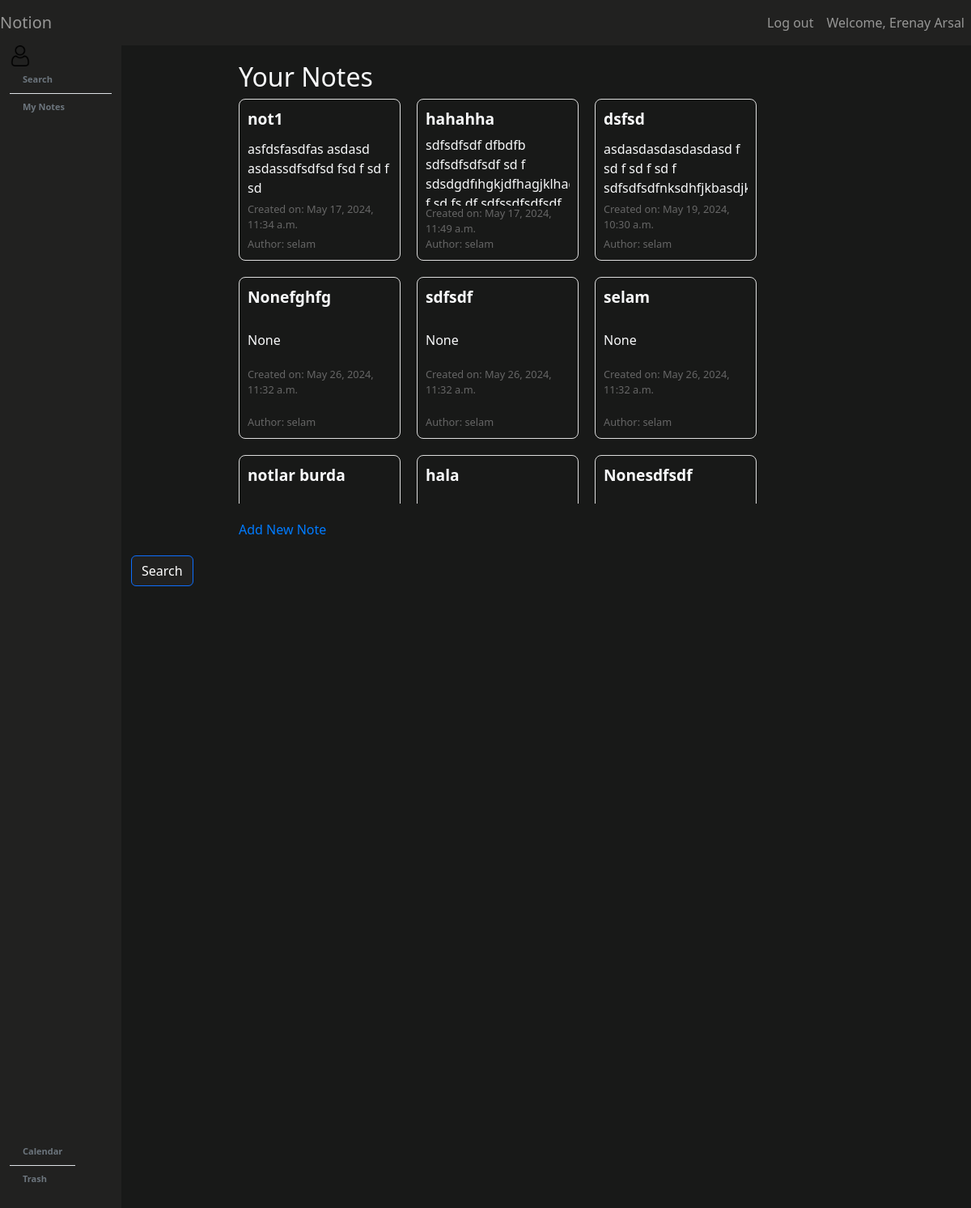
Screenshot of /notes/ (signed in) with the database file from the repository.
### baseapp/models.py (models this page shows, shortened)
class Note(models.Model):
    user = models.ForeignKey(User, on_delete=models.CASCADE)
    title = models.CharField(max_length=200)
    content = RichTextField()
    created_at = models.DateTimeField(auto_now_add=True)
    updated_at = models.DateTimeField(auto_now=True)

### baseapp/views.py (the view)
# urls.py: path('notes/', note_list, name='note_list'),
def note_list(request):
    if not request.user.is_authenticated:
        return redirect("Home")
    notes = Note.objects.filter(user=request.user)
    return render(request, 'notes/note_list.html', {'notes': notes})

### templates/notes/note_list.html (shortened to what this page needs)
{% extends 'base.html' %}
{% load static %}
{% block content %}
<div class="container" style="padding: 20px; max-width: 800px; margin: 0 auto;">
    <h2>Your Notes</h2>
    <div class="notes-grid" style="display: flex; flex-wrap: wrap; gap: 20px; max-height: 500px; overflow-y: auto;">
        {% for note in notes %}
        <a href="{% url 'note_detail' note.pk %}" class="note-item" style="width: 200px; height: 200px; border: 1px solid #ddd; border-radius: 8px; padding: 10px; text-decoration: none; color: inherit; display: flex; flex-direction: column; justify-content: space-between;">
            <div class="note-title" style="font-weight: bold; font-size: 1.2em;">{{ note.title }}</div>
            <div class="note-content" style="margin-top: 5px; overflow: hidden; text-overflow: ellipsis; display: -webkit-box; -webkit-line-clamp: 5; -webkit-box-orient: vertical;">{{ note.content|safe }}</div>
            <div class="note-date" style="font-size: 0.8em; color: #666;">Created on: {{ note.created_at|date:"F j, Y, g:i a" }}</div>
            <div class="note-user" style="font-size: 0.8em; color: #666;">Author: {{ note.user }}</div>
          </a>
        {% endfor %}
    </div>
    <div class="add-note" style="margin-top: 20px;">
        <a href="{% url 'add_note' %}" style="text-decoration: none; color: #007bff;">Add New Note</a>
    </div>
</div>
<button type="button" class="btn btn-primary" data-bs-toggle="modal" data-bs-target="#searchModal" style="background: #212120; color: #ffffff;">
    Search
</button>
{% endblock %}

### templates/base.html (shortened to what this page needs)
{%load static%}
<!DOCTYPE html>
<html lang="tr">
<head>
    <link rel="stylesheet" href="{%static 'css/bootstrap.css'%}">
    <link rel="stylesheet" href="{%static 'css/selam.css'%}">
</head>
<body>
    {% include "partials/navbar.html"%}
    <div class="container-fluid">
        <div class="row">
            {% include "partials/sidebar.html" %}
            <div id="mainContentArea" class="col-md-10 text-light main">
                {%block content%}
                {%endblock%}
            </div>
        </div>
    </div>
</body>
</html>

### templates/partials/navbar.html (shortened to what this page needs)
<nav id="navbar" class="navbar navbar-expand-lg">
    <a class="navbar-brand" href="{% url 'Home' %}" style="color: #979796;">Notion</a>
    <div class="collapse navbar-collapse" id="navbarNav">
        <ul class="navbar-nav">
            <li class="nav-item active" style="color: #979796;">
                <a class="nav-link" href="#"></a>
            </li>
            <li class="nav-item">
                <a class="nav-link" href="#" style="color: #979796;"></a>
            </li>
            <li class="nav-item">
                <a class="nav-link" href="#" style="color: #979796;"></a>
            </li>
            <li class="nav-item">
                <a class="nav-link" href="#" style="color: #979796;"></a>
            </li>
        </ul>
        <ul class="navbar-nav ms-auto">
            {% if user.is_authenticated %}
                <li class="nav-item">
                    <a class="nav-link" href="{% url 'logout' %}" style="color: #979796;">Log out</a>
                </li>
                <li class="nav-item">
                    <a class="nav-link" href="#" style="color: #979796;">Welcome, {{user.get_full_name|title}}</a>
                </li>
            {% endif %}
        </ul>
    </div>
</nav>

### templates/partials/sidebar.html
{%load static%}
<div id="sidebar" class="col-md-3 border-left sidebar" style="height: 100vh; /* Set sidebar height to 100% of the viewport height */
display: flex; /* Use flexbox */
flex-direction: column; /* Arrange items vertically */
transition: width 0.3s;
background: #212120;
color: #979796;">
    <div class="content">
        <div class="row">
            <img src="{% static 'img/user.png' %}" alt="bumbocluck" style="width: 50px; height: auto;">
        </div>
        <div class="row">
            <div class="col">
                <ul class="list-group list-group-flush">
                    {% if user.is_authenticated %}
                        <li class="list-group-item"><a href="#" id="openModalBtn" data-bs-toggle="modal" data-bs-target="#searchModal" class="link-secondary link-offset-2 link-underline-opacity-0 link-underline-opacity-0-hover">Search</a></li>
                    {% endif %}
                    <li class="list-group-item"><a href="{% url 'note_list' %}" class="link-secondary link-offset-2 link-underline-opacity-0 link-underline-opacity-0-hover">My Notes</a></li>
                </ul>
            </div>
        </div>
        <div class="row" style="position: absolute; bottom: 20px;">
            <div class="col">
                <ul class="list-group list-group-flush">
                    <li class="list-group-item"><a href="#" class="link-secondary link-offset-2 link-underline-opacity-0 link-underline-opacity-0-hover">Calendar</a></li>
                    <li class="list-group-item"><a href="#" class="link-secondary link-offset-2 link-underline-opacity-0 link-underline-opacity-0-hover">Trash</a></li>
                </ul>
            </div>
        </div>
    </div>
</div>

### static/css/selam.css (style rules this page uses)
.list-group-item { font-size: 11px; background: #212120; font-weight: bold; }
.sidebar { height: 100vh; display: flex; flex-direction: column; transition: width 0.3s; background: #212120; color: #979796; }
.navbar { background: #212120; color: #979796; }
.main { background: #181918; width: 87.4%; color: #313131; flex: 1; }

### templates/notes/note_list.html (style rules this page uses)
.notes-grid { scrollbar-width: thin; scrollbar-color: #888 #f1f1f1; }

### rows the page displays
Note: title "not1", content "asfdsfasdfas asdasd asdassdfsdfsd fsd f sd f sd", created_at "May 17, 2024, 11:34 a.m.", user "selam"
Note: title "hahahha", content "sdfsdfsdf dfbdfb sdfsdfsdfsdf sd…", created_at "May 17, 2024, 11:49 a.m.", user "selam"
Note: title "dsfsd", content "asdasdasdasdasdasd…", created_at "May 19, 2024, 10:30 a.m.", user "selam"
Note: title "Nonefghfg", content "None", created_at "May 26, 2024, 11:32 a.m.", user "selam"
Note: title "sdfsdf", content "None", created_at "May 26, 2024, 11:32 a.m.", user "selam"
Note: title "selam", content "None", created_at "May 26, 2024, 11:32 a.m.", user "selam"
Note: title "notlar burda"
Note: title "hala"
Note: title "Nonesdfsdf"

### other values shown
{{ user.get_full_name|title }} "Erenay Arsal"
